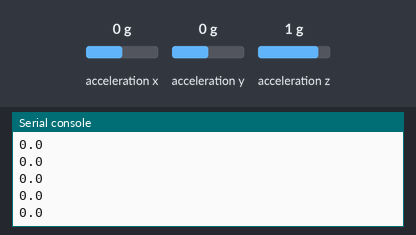
Bench run of a program on a simulated Raspberry Pi Pico running MicroPython. Shown: the last lines printed to the serial console. The inputs (shaded band) are chosen by the test bench; at power-on: acceleration x 0 g, acceleration y 0 g, acceleration z 1 g.

Above: at 1.2 s.
1.3 s: acceleration x set to -1.4 g
At 1.56 s:
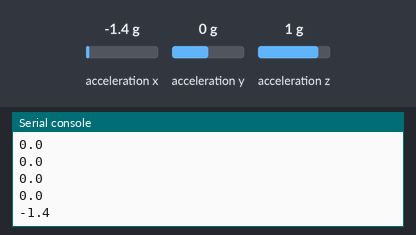
2.8 s: acceleration x set to -0.8 g
At 2.96 s:
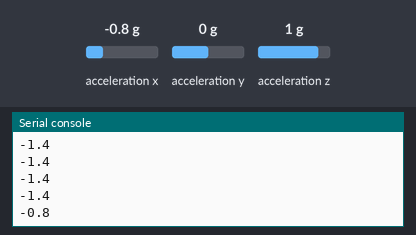
Timing chart, 0 to 5.8 s (numbered marks = the images above; inputs shaded):
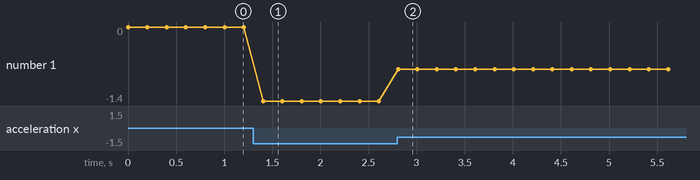

Measured:
- after the input at 1.3 s, the serial console: prints a new line after 0.10 s (image 1)
- after the input at 2.8 s, the serial console: prints a new line at once (image 2)
- plotted number 1: 0 → -1.4 after the input at 1.3 s, -1.4 → -0.8 after the input at 2.8 s

The program:

act9.py
```python
from imu import MPU6050
from machine import Pin, I2C
import utime

# Inicialización del bus I2C en los pines GP8 (SDA) y GP9 (SCL)
i2c = I2C(0, sda=Pin(8), scl=Pin(9), freq=400000)
imu = MPU6050(i2c)

while True:
    # Captura el valor de aceleración en el eje X redondeado a 2 decimales
    ax = round(imu.accel.x, 2)
    print(ax)
    utime.sleep_ms(200)
```
